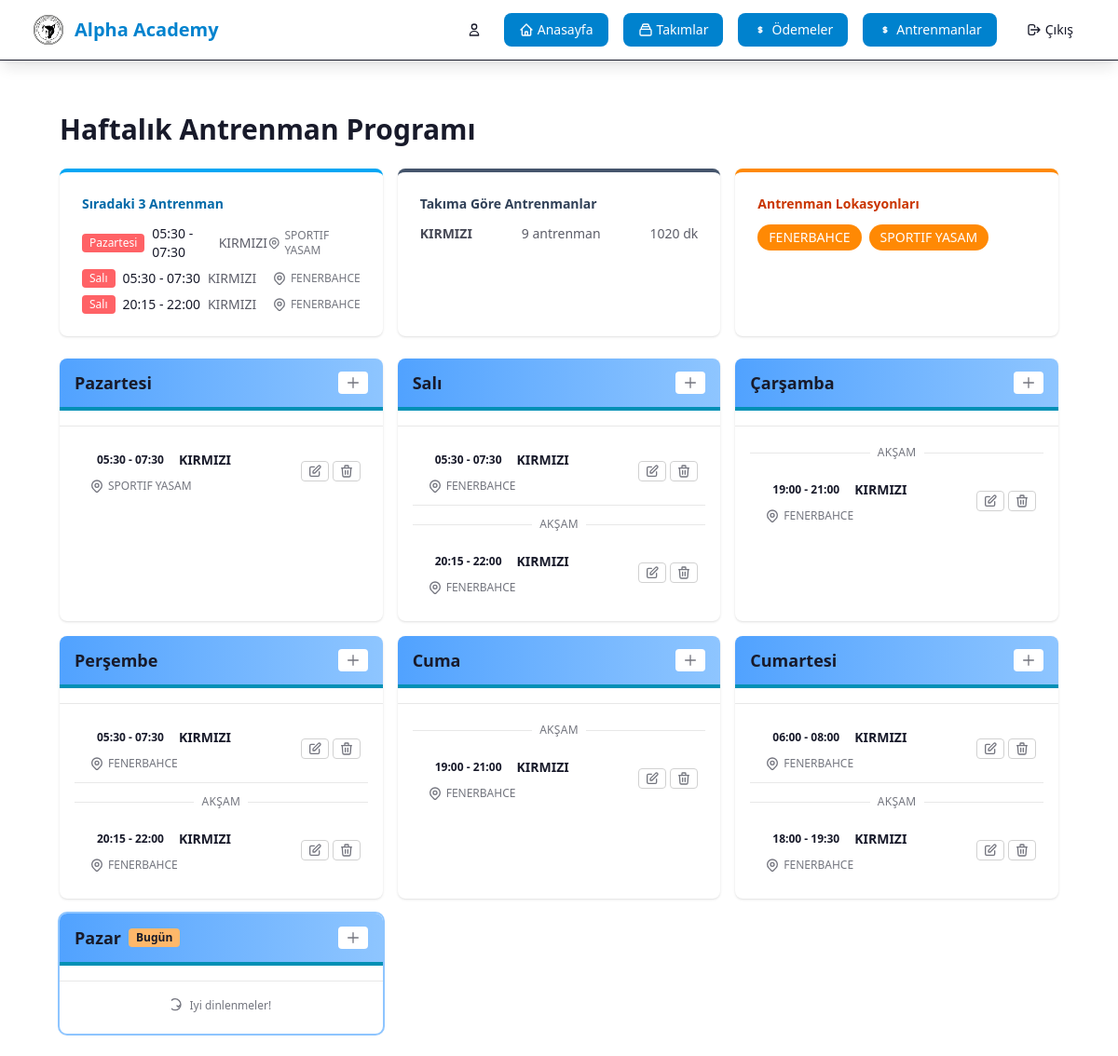
Page /teams/trainings/weekly/ (signed in) on the earlier database version.
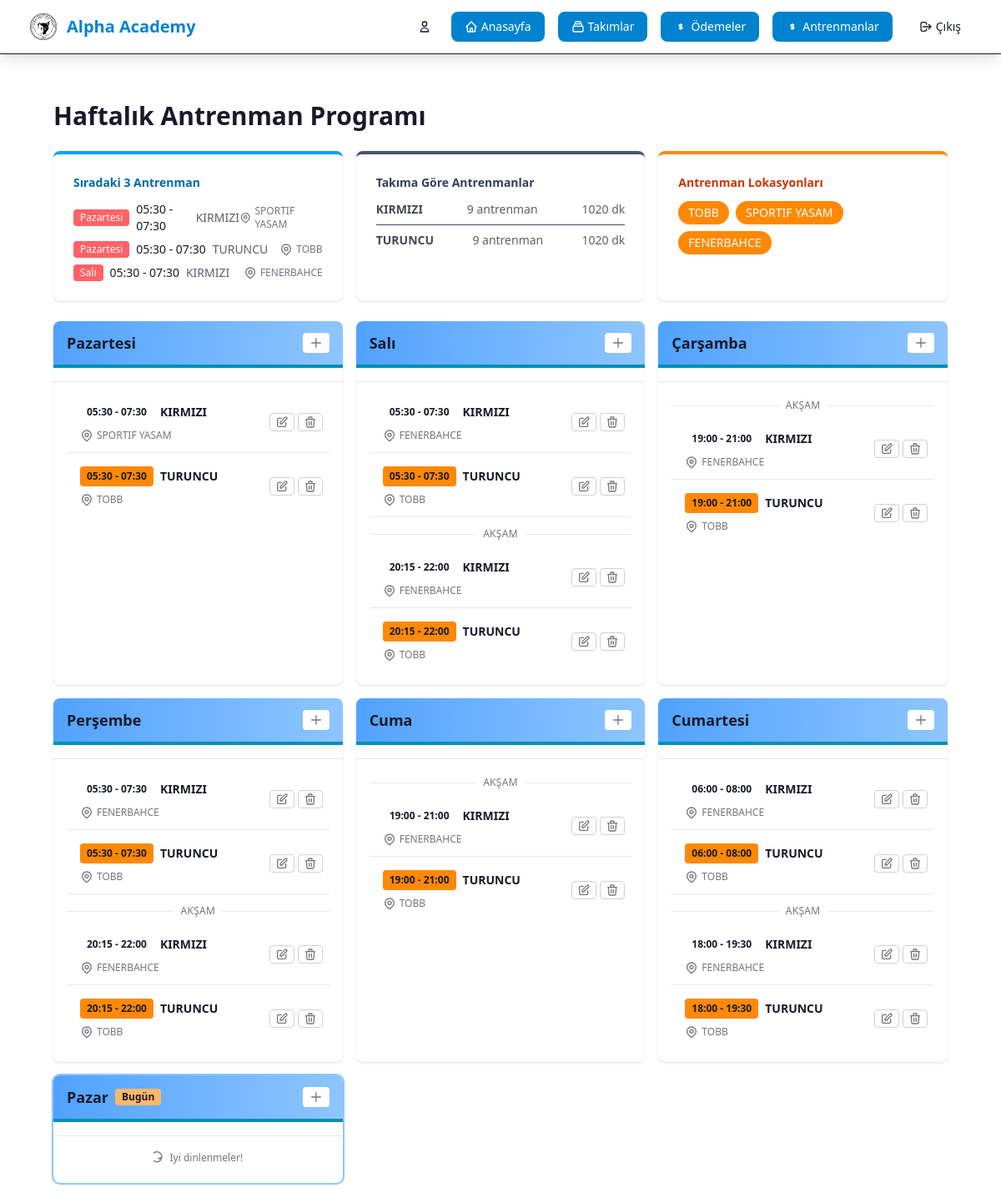
Same page on the later database version.
### team/models.py (models this page shows, shortened)
class Training (models.Model):
    LOCATIONS = [
            ('TOBB', 'TOBB'),
            ('AYTEN SABAN', 'AYTEN SABAN'),
            ('SPORTIF YASAM', 'SPORTIF YASAM'),
            ('FENERBAHCE', 'FENERBAHCE'),
            ('Diğer', 'Diğer'),]
    DAYS_OF_WEEK = [
            (1, 'Pazartesi'),
            (2, 'Salı'),
            (3, 'Çarşamba'),
            (4, 'Perşembe'),
            (5, 'Cuma'),
            (6, 'Cumartesi'),
            (7, 'Pazar'),
        ]
    """
    Model for team training sessions
    """
    team = models.ForeignKey(Team, on_delete=models.CASCADE, related_name='trainings', verbose_name='Takım')
    day_of_week = models.IntegerField(verbose_name='Gün', choices=DAYS_OF_WEEK)  # 0=Monday, 6=Sunday
    time = models.TimeField(verbose_name='Saat')
    end_time = models.TimeField(verbose_name='Bitiş Saati', blank=True, null=True)
    location = models.CharField(max_length=200, verbose_name='Lokasyon',
                                choices=LOCATIONS)
    trainer = models.ForeignKey(settings.AUTH_USER_MODEL, on_delete=models.SET_NULL, null=True, blank=True, related_name='trainings', verbose_name='Antrenör')
    notes = models.TextField(blank=True, null=True, verbose_name='Notlar')
    created_at = models.DateTimeField(auto_now_add=True)
    updated_at = models.DateTimeField(auto_now=True)
    class Meta:
        verbose_name = 'Antrenman'
        verbose_name_plural = 'Antrenmanlar'
        ordering = ['-day_of_week', 'time']

class Team(models.Model):
    name = models.CharField(max_length=100, verbose_name='Takım Adı')
    description = models.TextField(blank=True, null=True, verbose_name='Açıklama')
    logo = models.ImageField(upload_to='team_logos/', blank=True, null=True, verbose_name='Logo')
    founded_date = models.DateField(blank=True, null=True, verbose_name='Kuruluş Tarihi')
    created_at = models.DateTimeField(auto_now_add=True)
    updated_at = models.DateTimeField(auto_now=True)
    class Meta:
        verbose_name = 'Takım'
        verbose_name_plural = 'Takımlar'
        ordering = ['name']

### team/views.py (the view)
# urls.py: path('trainings/weekly/', views.training_weekly, name='training_weekly'),
@login_required
def training_weekly(request):
    trainings = Training.objects.select_related('team').order_by('day_of_week', 'time')
    from django.utils import timezone
    try:
        current_day = timezone.localdate().isoweekday()
    except Exception:
        import datetime
        current_day = datetime.date.today().isoweekday()
    days_of_week = {
        1: {'number': 1, 'name': 'Pazartesi', 'trainings': []},
        2: {'number': 2, 'name': 'Salı', 'trainings': []},
        3: {'number': 3, 'name': 'Çarşamba', 'trainings': []},
        4: {'number': 4, 'name': 'Perşembe', 'trainings': []},
        5: {'number': 5, 'name': 'Cuma', 'trainings': []},
        6: {'number': 6, 'name': 'Cumartesi', 'trainings': []},
        7: {'number': 7, 'name': 'Pazar', 'trainings': []},
    }
    for training in trainings:
        days_of_week[training.day_of_week]['trainings'].append(training)
    for i in range(1, 8):
        days_of_week[i]['is_today'] = (i == current_day)
        days_of_week[i]['trainings'].sort(key=lambda t: t.time)
        seen_pm = False
        for t in days_of_week[i]['trainings']:
            setattr(t, 'show_pm_separator', False)
            if not seen_pm and t.time >= dt_time(13, 0):
                setattr(t, 'show_pm_separator', True)
                seen_pm = True
    weekly_schedule = [days_of_week[i] for i in range(1, 8)]
    total_trainings = trainings.count()
    locations = set(t.location for t in trainings)
    import datetime as _dt
    training_stats_by_team = {}
    for t in trainings:
        team_name = t.team.name
        if team_name not in training_stats_by_team:
            training_stats_by_team[team_name] = {'name': team_name, 'count': 0, 'minutes': 0}
        training_stats_by_team[team_name]['count'] += 1
        if t.end_time:
            start_dt = _dt.datetime.combine(_dt.date.today(), t.time)
            end_dt = _dt.datetime.combine(_dt.date.today(), t.end_time)
            if end_dt > start_dt:
                delta_minutes = int((end_dt - start_dt).total_seconds() // 60)
                training_stats_by_team[team_name]['minutes'] += delta_minutes
    training_stats_by_team = sorted(training_stats_by_team.values(), key=lambda x: x['name'])
    import datetime
    now = timezone.localtime()
    today_iso = now.isoweekday()
    upcoming = []
    for t in trainings:
        t_day = t.day_of_week
        days_ahead = (t_day - today_iso) % 7
        if days_ahead == 0 and t.time <= now.time():
            days_ahead = 7
        next_date = timezone.localdate() + datetime.timedelta(days=days_ahead)
        next_dt = datetime.datetime.combine(next_date, t.time)
        upcoming.append((next_dt, t))
    upcoming.sort(key=lambda x: x[0])
    upcoming_trainings = []
    for next_dt, t in upcoming[:3]:
        upcoming_trainings.append({
            'training': t,
            'day_name': days_of_week[t.day_of_week]['name'],
            'next_datetime': next_dt,
        })
    context = {
        'weekly_schedule': weekly_schedule,
        'days_of_week': days_of_week,
        'total_trainings': total_trainings,
        'training_stats_by_team': training_stats_by_team,
        'locations': locations,
        'upcoming_trainings': upcoming_trainings,
        'title': 'Haftalık Antrenman Programı'
    }
    return render(request, 'team/training_weekly.html', context)

### team/templatetags/team_filters.py (called while the page is built)
@register.filter
def team_color_dict(team_name):
    if not team_name:
        return TEAM_COLORS.get('default', {'bg': 'bg-gray-50', 'border': 'border-gray-200', 'text': 'text-gray-800', 'badge': 'bg-gray-500', 'light': 'bg-gray-100'})
    team_key = team_name.lower().strip()
    return TEAM_COLORS.get(team_key, {'bg': 'bg-gray-50', 'border': 'border-gray-200', 'text': 'text-gray-800', 'badge': 'bg-gray-500', 'light': 'bg-gray-100'})

### team/templates/team/training_weekly.html (shortened to what the changed rows need)
{% extends 'user/base.html' %}
{% load static %}
{% load team_filters %}
{% block content %}
<div class="max-w-7xl mx-auto px-4 sm:px-6 lg:px-8 mt-8">
    <div class="flex flex-wrap items-center justify-between mb-6">
        <div class="w-full md:w-2/3">
            <h1 class="text-3xl font-bold text-base-content">Haftalık Antrenman Programı</h1>
        </div>
    </div>
    <div class="grid grid-cols-1 md:grid-cols-3 gap-4 mb-6">
        <div class="bg-base-100 rounded-lg shadow p-6 border-t-4 border-sky-500">
            {% if upcoming_trainings %}
            <ul class="space-y-2">
                {% for item in upcoming_trainings %}
                <li class="flex items-center justify-between">
                    <div class="flex items-center gap-2">
                        <span class="bg-error text-white text-xs px-2 py-0.5 rounded">{{ item.day_name }}</span>
                            <span class="text-sm font-medium text-base-content">{{ item.training.time|time:"H:i" }}{% if item.training.end_time %} - {{ item.training.end_time|time:"H:i" }}{% endif %}</span>
                            <span class="text-sm text-base-content/70">{{ item.training.team.name }}</span>
                    </div>
                    <span class="text-xs text-base-content/60 inline-flex items-center gap-1"> {{ item.training.location }}</span>
                </li>
                {% endfor %}
            </ul>
            {% else %}
            <p class="text-base-content/60 text-sm">Yaklaşan antrenman bulunmuyor.</p>
            {% endif %}
        </div>
        <div class="bg-base-100 rounded-lg shadow p-6 border-t-4 border-slate-600">
            {% if training_stats_by_team %}
            <ul class="space-y-2 text-sm text-base-content/80">
                {% for stat in training_stats_by_team %}
                <li class="flex items-center justify-between border-b last:border-0 pb-2 last:pb-0">
                    <span class="font-semibold">{{ stat.name }}</span>
                    <span class="text-base-content/70">{{ stat.count }} antrenman{% if stat.count > 1 %}{% endif %}</span>
                    <span class="text-base-content/70">{% if stat.minutes %}{{ stat.minutes }} dk{% else %}-{% endif %}</span>
                </li>
                {% endfor %}
            </ul>
            {% else %}
            <p class="text-base-content/60 text-sm">Kayıtlı antrenman yok.</p>
            {% endif %}
        </div>
        <div class="bg-base-100 rounded-lg shadow p-6 border-t-4 border-orange-400">
            <div class="flex flex-wrap gap-2">
                {% for location in locations %}
                <span class="bg-orange-400 text-white px-3 py-1 rounded-full text-sm">{{ location }}</span>
                {% endfor %}
            </div>
        </div>
    </div>
    <div class="grid grid-cols-1 md:grid-cols-3 lg:grid-cols-3 gap-4">
        {% for day in weekly_schedule %}
        <div>
            <div class="bg-base-100 rounded-lg shadow overflow-hidden h-full {% if day.is_today %}ring-2 ring-blue-300{% endif %}">
                <div class="px-4 py-3 border-b-4 flex justify-between items-center {% if day.is_today %} bg-gradient-to-r from-blue-400 to-blue-300 border-info{% else %} bg-gradient-to-r from-blue-400 to-blue-300 border-info{% endif %}">
                    <h5 class="text-lg font-semibold mb-0 flex items-center gap-2">
                        {{ day.name }}
                        {% if day.is_today %}
                        <span class="bg-orange-300 text-base-content text-xs px-2 py-0.5 rounded font-semibold">Bugün</span>
                        {% endif %}
                    </h5>
                    {% if user.is_staff %}
                    <button type="button"
                            class="bg-base-100 text-error hover:bg-error px-2 py-1 rounded text-xs font-semibold inline-flex items-center gap-1"
                            onclick="openTrainingModal({{ day.number }})"
                            title="Antrenman Ekle">
                        <svg class="w-4 h-4 text-base-content/60" fill="none" stroke="currentColor" viewBox="0 0 24 24"><path stroke-linecap="round" stroke-linejoin="round" stroke-width="2" d="M12 4v16m8-8H4"></path></svg>
                    </button>
                    {% endif %}
                </div>
                <div id="day-{{ day.number }}-form" class="px-4 py-2 border-b border-base-200"></div>
                <div class="p-4">
                    {% if day.trainings %}
                    <div class="space-y-2" id="day-{{ day.number }}-trainings">
                    {% for training in day.trainings %}
                    {% if training.show_pm_separator %}
                    <div class="flex items-center gap-2 text-xs text-base-content/60 uppercase tracking-wide py-1">
                        <span class="h-px flex-1 bg-base-200"></span>
                        <span>AKŞAM</span>
                        <span class="h-px flex-1 bg-base-200"></span>
                    </div>
                    {% endif %}
                    <div class="border-b border-base-200 pb-3 pt-2 last:border-0 pl-4 pr-2  {% with colors=training.team.name|team_color_dict %}  {{ colors.bg }}{% endwith %} hover:shadow-lg transition-all duration-200" id="training-card-{{ training.pk }}">
                        <div class="flex justify-between items-center gap-2">
                            <div class="flex items-center gap-2 flex-wrap flex-grow text-xs">
                                <span class="{% with colors=training.team.name|team_color_dict %}{{ colors.badge }}{% endwith %} px-2 py-1 rounded font-semibold text-xs whitespace-nowrap">{{ training.time|time:"H:i" }}{% if training.end_time %} - {{ training.end_time|time:"H:i" }}{% endif %}</span>
                                <span class="font-bold {% with colors=training.team.name|team_color_dict %}{{ colors.text }}{% endwith %} text-sm">{{ training.team.name }}</span>
                                <span class="text-base-content/60 text-xs inline-flex items-center gap-1"> {{ training.location }}</span>
                            </div>
                            {% if user.is_staff %}
                            <div class="flex gap-1 flex-shrink-0">
                                <button
                                    type="button"
                                    class="border border-base-300 text-base-content/70 hover:bg-base-100 px-1.5 py-0.5 rounded text-xs inline-flex items-center gap-1"
                                    hx-get="{% url 'team:training_edit_inline' training.pk %}"
                                    hx-target="#training-card-{{ training.pk }}"
                                    hx-swap="outerHTML"
                                    title="Düzenle">
                                    <svg class="w-4 h-4 text-base-content/60" fill="none" stroke="currentColor" viewBox="0 0 24 24"><path stroke-linecap="round" stroke-linejoin="round" stroke-width="2" d="M11 5H6a2 2 0 00-2 2v11a2 2 0 002 2h11a2 2 0 002-2v-5m-1.414-9.414a2 2 0 112.828 2.828L11.828 15H9v-2.828l8.586-8.586z"></path></svg>
                                </button>
                                <button
                                    type="button"
                                    class="border border-base-300 text-base-content/70 hover:bg-base-100 px-1.5 py-0.5 rounded text-xs inline-flex items-center gap-1"
                                    hx-get="{% url 'team:training_delete_inline' training.pk %}"
                                    hx-target="#training-card-{{ training.pk }}"
                                    hx-swap="outerHTML swap:1s"
                                    hx-confirm="Bu antrenmanı silmek istediğinizden emin misiniz?"
                                    title="Sil">
                                    <svg class="w-4 h-4 text-base-content/60" fill="none" stroke="currentColor" viewBox="0 0 24 24"><path stroke-linecap="round" stroke-linejoin="round" stroke-width="2" d="M19 7l-.867 12.142A2 2 0 0116.138 21H7.862a2 2 0 01-1.995-1.858L5 7m5 4v6m4-6v6m1-10V4a1 1 0 00-1-1h-4a1 1 0 00-1 1v3M4 7h16"></path></svg>
                                </button>
                            </div>
                            {% endif %}
                        </div>
                    </div>
                    {% endfor %}
                </div>
                {% else %}
                <div id="day-{{ day.number }}-trainings">
                    <p class="text-base-content/60 text-center mb-0 text-xs inline-flex items-center gap-1 justify-center w-full">
                        <svg class="w-4 h-4" fill="none" stroke="currentColor" viewBox="0 0 24 24"><path stroke-linecap="round" stroke-linejoin="round" stroke-width="2" d="M9 12l2 2 4-4m0 0a9 9 0 11-18 0 9 9 0 0118 0z"></path></svg> Iyi dinlenmeler!
                    </p>
                </div>
                {% endif %}
            </div>
        </div>
        </div>
        {% endfor %}
    </div>
</div>
{% endblock %}

Differences in the rows shown:
no longer on one of the page's lists (row unchanged): Training: training.time "20:15", training.end_time "22:00", training.team.name "KIRMIZI", training.location "FENERBAHCE"
added Training: day_name "Pazartesi", training.time "05:30", training.end_time "07:30", training.team.name "TURUNCU", training.location "TOBB", locations "TOBB", time "05:30", end_time "07:30", team.name "TURUNCU", location "TOBB"
added Team: name "TURUNCU"
added Training: time "05:30", end_time "07:30", team.name "TURUNCU", location "TOBB", shown under "Salı"
added Training: time "20:15", end_time "22:00", team.name "TURUNCU", location "TOBB", shown under "Salı"
added Training: time "19:00", end_time "21:00", team.name "TURUNCU", location "TOBB", shown under "Çarşamba"
added Training: time "05:30", end_time "07:30", team.name "TURUNCU", location "TOBB", shown under "Perşembe"
added Training: time "20:15", end_time "22:00", team.name "TURUNCU", location "TOBB", shown under "Perşembe"
added Training: time "19:00", end_time "21:00", team.name "TURUNCU", location "TOBB", shown under "Cuma"
added Training: time "06:00", end_time "08:00", team.name "TURUNCU", location "TOBB", shown under "Cumartesi"
added Training: time "18:00", end_time "19:30", team.name "TURUNCU", location "TOBB", shown under "Cumartesi"
Other differences:
new list line: "9 antrenman 1020 dk"
